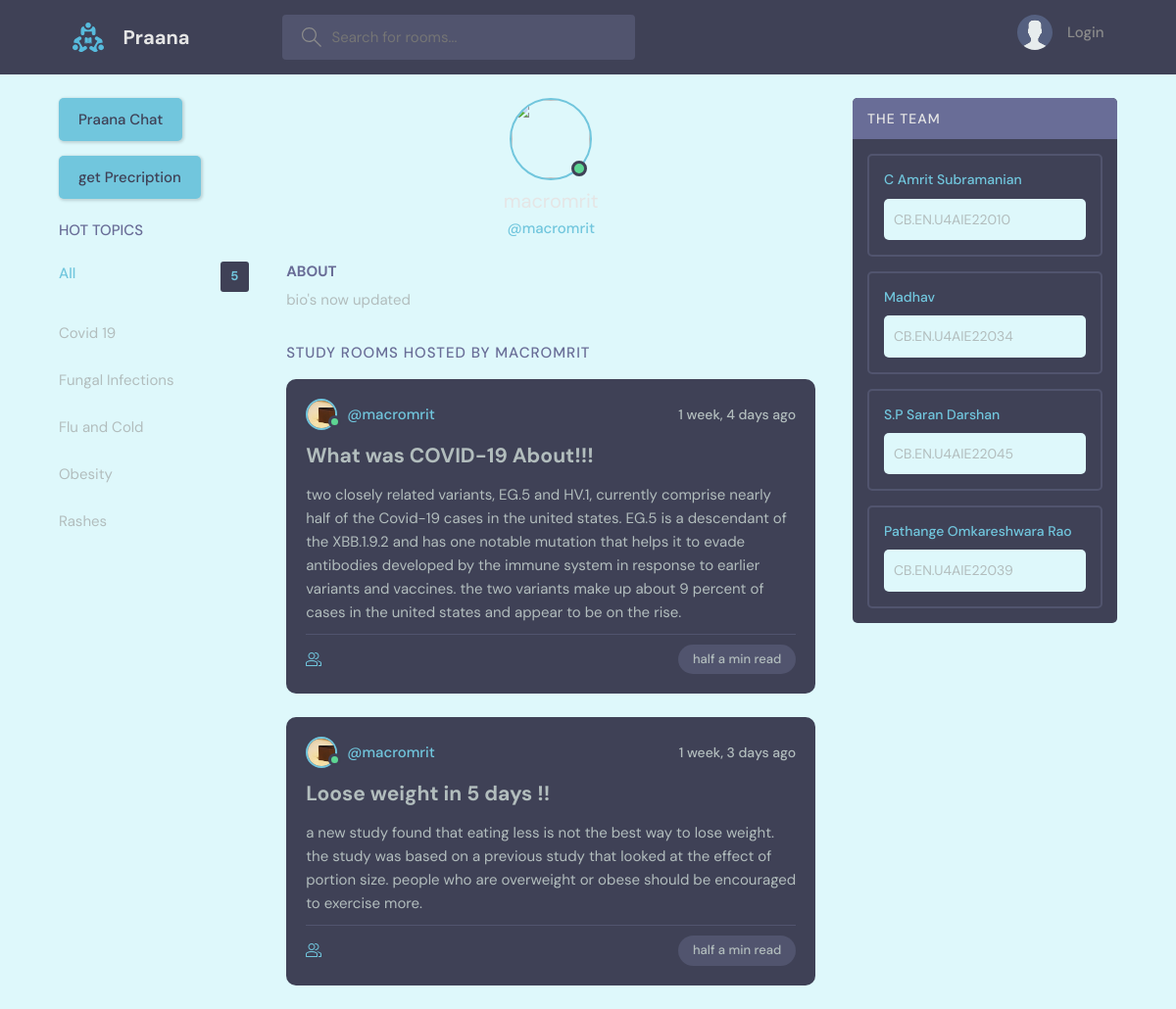
Page /profile/1/ on the committed database.
### base/models.py (models this page shows, shortened)
class User(AbstractUser): # now this user model will be used
    name = models.CharField(max_length=200, null=True)
    email = models.EmailField(null=True, unique=True)
    bio = models.TextField(null=True)
    avatar = models.ImageField(null=True, default="avatar.svg") # this relies on a 3rd party package named pillow so pip install it or have it in requirements.txt
    USERNAME_FIELD = 'email' # use field email to login and authenticate stuff
    REQUIRED_FIELDS = []

class Article(models.Model):
    author = models.ForeignKey(User, on_delete=models.SET_NULL, null=True)
    title = models.CharField(max_length=255)
    content = models.TextField()
    created = models.DateTimeField(auto_now_add=True)

### base/views.py (the view)
# urls.py: path('profile/<str:pk>/', views.userProfile, name='user-profile'),
def userProfile(request, pk):
    user = User.objects.get(id=pk) # getting the user specified
    rooms = user.article_set.all() # getting all articles that the user specified has made
    context = {'user': user, 'rooms': rooms}
    return render(request, 'base/profile.html', context)

### base/templates/base/profile.html (shortened to what this page needs)
{% extends 'main.html' %}
{% load static %}
{% block content %}
<main class="profile-page layout layout--3">
  <div class="container">
    {% include 'base/topics_component.html' %}
    <div class="roomList">
      <div class="profile">
        <div class="profile__avatar">
          <div class="avatar avatar--large active">
            <img src="{{request.user.avatar.url}}" />
          </div>
        </div>
        <div class="profile__info">
          <h3>{{user.username}}</h3>
          <p>@{{user.username}}</p>
        </div>
        <div class="profile__about">
          <h3>About</h3>
          <p>
            {{user.bio}}
          </p>
        </div>
      </div>
      <div class="roomList__header">
        <div>
          <h2>Study Rooms Hosted by {{user.username}}</a>
          </h2>
        </div>
      </div>
      {% include 'base/feed_component.html' %}
    </div>
    {% include 'base/activity_component.html' %}
  </div>
</main>
{% endblock content %}

### base/templates/base/feed_component.html (shortened to what this page needs)
{% for room in rooms %}
<div class="roomListRoom">
    <div class="roomListRoom__header">
      <a href="{% url 'user-profile' room.author.id %}" class="roomListRoom__author">
        <div class="avatar avatar--small active">
          <img src="{{room.author.avatar.url}}" /> {% comment %} images should always be url links {% endcomment %}
        </div>
        <span>@{{room.author.username}}</span>
      </a>
      <div class="roomListRoom__actions">
        <span>{{room.created|timesince}} ago</span>
      </div>
    </div>
    <div class="roomListRoom__content">
      <h2 style="font-size: 21px; padding-bottom: 10px"><b>{{room.title}}</b></h2>
      <p>
        {{room.content}}
      </p>
    </div>
    <div class="roomListRoom__meta">
      <a href="{% url 'room' room.id %}" class="roomListRoom__joined">
      </a>
      <p class="roomListRoom__topic">half a min read</p>
    </div>
  </div>
{% endfor %}

### static/styles/style.css (style rules this page uses)
:root { --color-main: #71c6dd; --color-main-light: #e1f6fb; --color-dark: #3f4156; --color-dark-medium: #51546e; --color-dark-light: #696d97; --color-light: #e5e5e5; --color-gray: #8b8b8b; --color-light-gray: #b2bdbd; --color-bg: #def8fb; --color-success: #5dd693; --color-error: #fc4b0b; }
* { font-family: "DM Sans", -apple-system, BlinkMacSystemFont, "Segoe UI", Roboto, Oxygen, Ubuntu, Cantarell, "Open Sans", "Helvetica Neue", sans-serif; margin: 0; padding: 0; box-sizing: border-box; text-rendering: optimizeLegibility; font-size: inherit; }
html { font-size: 56.25%; }
@media only screen and (min-width: 1200px) { html { font-size: 62.5%; } }
body { line-height: 1.6; font-weight: 400; font-size: 1.5rem; color: var(--color-light-gray); background-color: var(--color-bg); min-height: 100vh; }
img { width: 100%; }
a { display: inline-block; color: var(--color-main); text-decoration: none; }
.container { max-width: 120rem; width: 90%; margin: auto; }
.avatar { position: relative; display: inline-block; border-radius: 50%; border: 2px solid var(--color-main); }
.avatar img { display: block; border-radius: 50%; object-fit: cover; object-position: center; }
.avatar::after { content: ""; display: block; position: absolute; background-color: var(--color-gray); z-index: 111; border-radius: 50%; border: 0.3rem solid var(--color-dark); }
.avatar.active::after { background-color: var(--color-success); }
.avatar.avatar--small img { width: 2.8rem; height: 2.8rem; }
.avatar.avatar--small:after { width: 0.7rem; height: 0.7rem; bottom: 0px; right: -6px; }
.avatar.avatar--large img { display: block; width: 8rem; height: 8rem; border-radius: 50%; }
.avatar.avatar--large:after { width: 1rem; height: 1rem; bottom: 2px; right: 3.5px; }
.layout { margin-top: 2.4rem; }
.layout > .container { display: flex; justify-content: space-between; align-items: flex-start; }
.layout--3 > .container > div:nth-child(2) { flex-basis: 50%; }
.roomList__header { display: flex; justify-content: space-between; align-items: center; margin-bottom: 2.4rem; }
.roomList__header h2 { text-transform: uppercase; font-weight: 500; color: var(--color-light); letter-spacing: 1px; }
.roomListRoom { margin-bottom: 2.4rem; background-color: var(--color-dark); border-radius: 1rem; padding: 2rem; }
.roomListRoom__header { display: flex; justify-content: space-between; align-items: center; }
.roomListRoom__author { font-weight: 500; display: flex; align-items: center; gap: 1rem; }
.roomListRoom__actions { display: flex; align-items: flex-start; gap: 1rem; position: relative; }
.roomListRoom__actions span { font-size: 1.4rem; font-weight: 500; }
.roomListRoom__content { margin: 1rem 0; }
.roomListRoom__meta { border-top: 1px solid var(--color-dark-medium); padding-top: 1rem; display: flex; align-items: center; justify-content: space-between; }
.roomListRoom__joined { color: var(--color-light-gray); display: flex; align-items: center; gap: 1rem; font-size: 1.4rem; font-weight: 500; }
.roomListRoom__joined svg { fill: var(--color-main); width: 1.6rem; height: 1.6rem; }
.roomListRoom__topic { padding: 5px 1.5rem; background-color: var(--color-dark-medium); border-radius: 5rem; font-weight: 500; font-size: 1.3rem; }
.profile { margin-bottom: 3rem; }
.profile__avatar { text-align: center; }
.profile__info { text-align: center; }
.profile__info h3 { font-size: 2rem; color: var(--color-light); font-weight: 400; }
.profile__info p { color: var(--color-main); font-weight: 500; margin-bottom: 1rem; }
.profile__about { margin-top: 2rem; }
.profile__about h3 { text-transform: uppercase; color: var(--color-dark-light); margin-bottom: 0.5rem; }
.profile-page .roomList__header { margin-bottom: 1.5rem; }
.profile-page .roomList__header h2 { color: var(--color-dark-light); }

### rows in the picture
User: username "macromrit", bio "bio's now updated", username "MACROMRIT"
Article: author.avatar (picture), author.username "macromrit", created "1 week, 4 days", title "What was COVID-19 About!!!", content "two closely related variants, EG.5 and HV.1, currently comprise nearly half of the Covid-19 cases in the united states. EG.5 is a descendant of the XBB.1.9.2 and has one notable mutation that helps it to evade antibodies developed by the immune system in response to earlier variants and vaccines. the two variants make up about 9 percent of cases in the united states and appear to be on the rise."
Article: author.avatar (picture), author.username "macromrit", created "1 week, 3 days", title "Loose weight in 5 days !!", content "a new study found that eating less is not the best way to lose weight. the study was based on a previous study that looked at the effect of portion size. people who are overweight or obese should be encouraged to exercise more."
